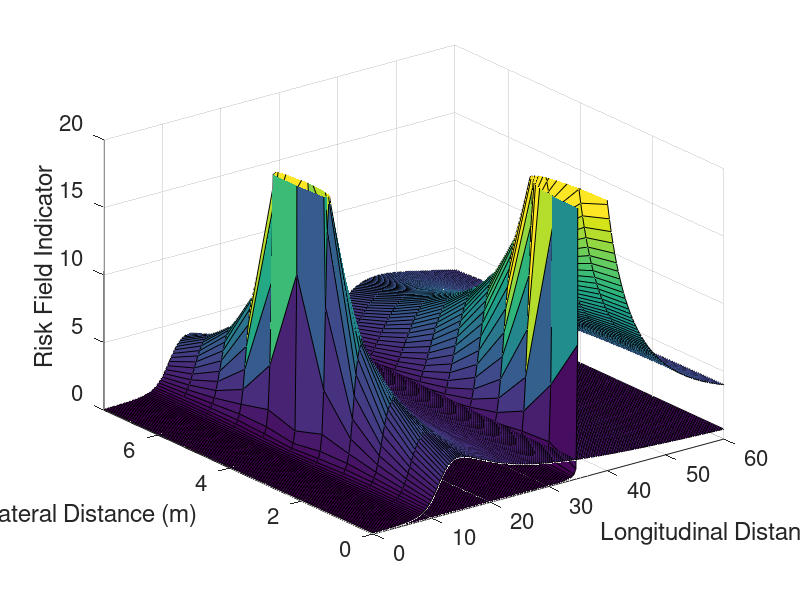

This figure's MATLAB source:
clear;
clc; 

x = linspace(0,60,200);
y = linspace(0,7.5,11.25);
[X,Y] = meshgrid(x,y);
ego_speed = 40;
G=0.001;M_2=5000;R_2=1;K_1=1;K_2=0.05;
EGO_Y=Y-3.75;EGO_X=X-10;
EGO_Z=((G*R_2*M_2)./sqrt(EGO_X.^2+EGO_Y.^2)).*exp(K_2.* EGO_X.* ego_speed./sqrt(EGO_X.^2+EGO_Y.^2));
surf(X,Y,EGO_Z)

% %cut-in 改位置
TAEGET_SPEED=60;
TAEGET_Y=Y-0;TAEGET_X=X-35;%cutin改位置
TAEGET_Z=((G*R_2*M_2)./sqrt(TAEGET_X.^2+TAEGET_Y.^2)).*exp(K_2.* TAEGET_X.* TAEGET_SPEED./sqrt(TAEGET_X.^2+TAEGET_Y.^2));
hold on;
surf(X,Y,TAEGET_Z)


% hold on;
% TAEGET_SPEED1=40;
% TAEGET_Y1=Y-3.75;TAEGET_X1=X-35;
% DISTANCE=sqrt(TAEGET_Y1.^2+TAEGET_X1.^2);
% theta=acos(abs(TAEGET_X1)./DISTANCE);
% 
% TAEGET_Z1=((G*R_2*M_2)./sqrt(TAEGET_X1.^2+TAEGET_Y1.^2)).*exp(K_2.* TAEGET_X1.* TAEGET_SPEED1.*cos(theta)./sqrt(TAEGET_X1.^2+TAEGET_Y1.^2));
% hold on;
% surf(X,Y,TAEGET_Z1)

xlabel("Longitudinal Distance (m)");
ylabel("Lateral Distance (m)");
zlabel("Risk Field Indicator");

% hold on;
% TAEGET_Z2=((G*R_2*M_2)./sqrt(TAEGET_X1.^2+TAEGET_Y1.^2)).*exp(K_2.* TAEGET_X1.* TAEGET_SPEED1./sqrt(TAEGET_X1.^2+TAEGET_Y1.^2));
% surf(X,Y,TAEGET_Z2)
% colormap( [0 0 0] );
% colormap jet
% 

% colorbar('Direction','reverse')

caxis([0 20])

set(gca,'FontSize',16)

xlim([0 60]) 
ylim([0 7.5])
zlim([0 20])

% shading flat;
% ufo_speed = 50;
% %theta=fun_theta_calculation(X,Y,ufo_speed_x,ufo_speed_y);
% 
% G=0.001;M_2=5000;R_2=1;K_1=1;K_2=0.05;
% 
% Z=((G*R_2*M_2)./sqrt(X.^2+Y.^2)).*exp(K_2.* X.* ufo_speed./sqrt(X.^2+Y.^2));
% size(Y)
% 
% surf(X,Y,Z)
% colorbar
